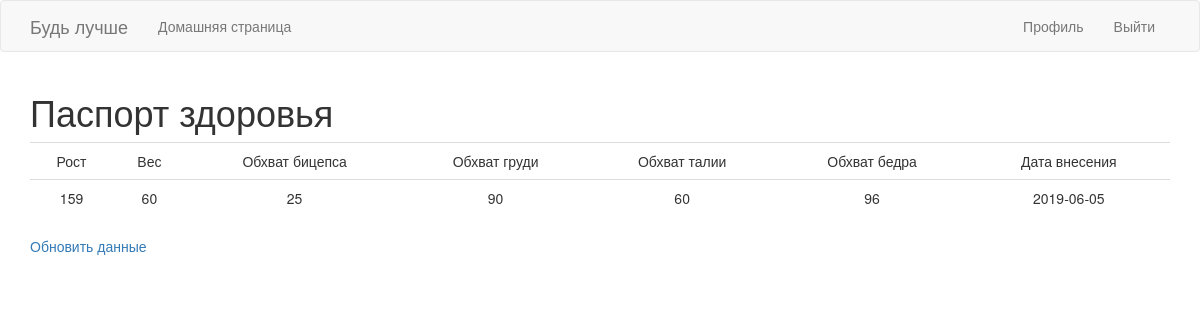
/pasport (signed in), run on the app's committed database.
### app/models.py (models this page shows)
class InfoUser(db.Model):
    id = db.Column(db.Integer, primary_key=True)
    user_id = db.Column(db.Integer, db.ForeignKey('user.id'))
    weight = db.Column(db.Integer)
    height = db.Column(db.Integer)
    arms = db.Column(db.Integer)
    chest = db.Column(db.Integer)
    waist = db.Column(db.Integer)
    femur = db.Column(db.Integer)
    heartDiseases = db.Column(db.String(12))
    date_of_change = db.Column(db.Date, default=datetime.utcnow())
    training_list_id = db.Column(db.Integer, db.ForeignKey('training_list.id'))

### app/routes.py (the view)
@app.route('/pasport')
@login_required
def pasport():
    param = current_user.information_user()
    return render_template('pasport.html', title='Pasport', param=param)

### app/models.py (called while the page is built)
@login.user_loader
def load_user(id):
    return User.query.get(int(id))

    def information_user(self):
        param = InfoUser.query.filter_by(user_id=self.id)
        return param

### app/routes.py (called while the page is built)
@app.before_request
def before_request():
    if current_user.is_authenticated:
        current_user.last_seen = datetime.utcnow()
        db.session.commit()

### app/templates/pasport.html
{% extends "base.html" %}
{% block app_content %}
    <h1> Паспорт здоровья</h1>
<table class="table table-hover">
    <tr valign="top">
        <td align="center"> Рост </td>
        <td align="center"> Вес </td>
        <td align="center"> Обхват бицепса </td>
        <td align="center"> Обхват груди </td>
        <td align="center"> Обхват талии </td>
        <td align="center"> Обхват бедра </td>
        <td align="center"> Дата внесения </td>
    </tr>
    {% for param in param %}
        {% include '_param.html' %}
    {% endfor %}
</table>
 <p><a href="{{ url_for('edit_profile') }}"> Обновить данные </a></p>
{% endblock %}

### app/templates/_param.html
    <tr valign="top">
        <td align="center">{{ param.height }}</td>
        <td align="center">{{ param.weight }} </td>
        <td align="center">{{ param.arms }} </td>
        <td align="center">{{ param.chest }} </td>
        <td align="center">{{ param.waist }} </td>
        <td align="center">{{ param.femur }} </td>
            <td align="center">{{ param.date_of_change }} </td>
    </tr>

### data on the page
InfoUser: height "159", weight "60", arms "25", chest "90", waist "60", femur "96", date_of_change "2019-06-05"
